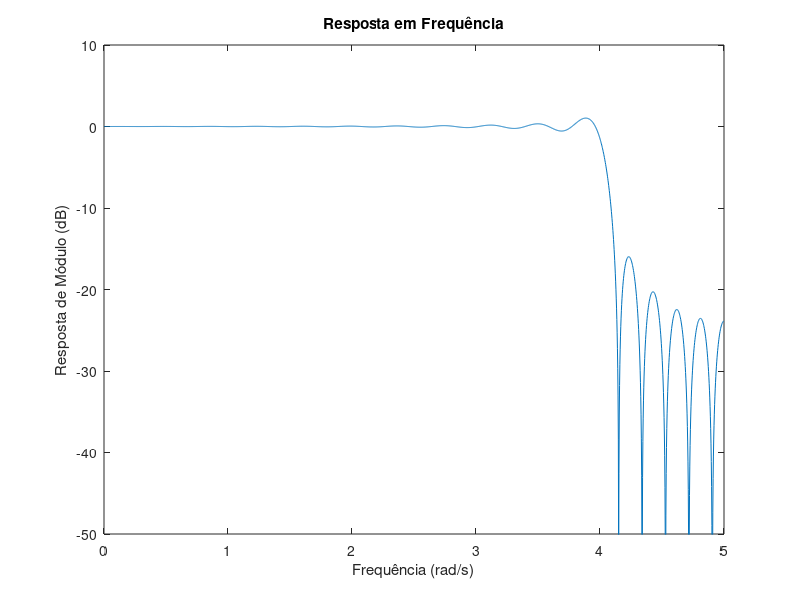
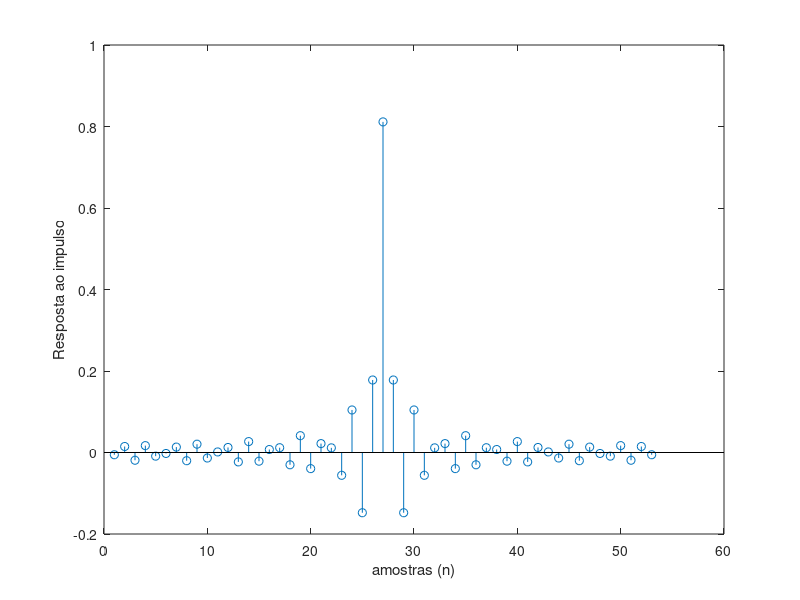

MATLAB code for these plots, in order:
# Projetos de Filtros usando o método da amostragem
# EXEMPLO 5.1 Projete um filtro passa-baixas que satisfaça as especificações a seguir, usando o
# método da amostragem na frequência
# M = 52
# Ωp = 4,0 rad/s
# Ωr = 4,2 rad/s
# Ωs = 10,0 rad/s
# Diniz, Paulo S. R.; Silva, Eduardo A. B. da; Netto, Sergio L.. Processamento Digital de Sinais: Projeto e
# Análise de Sistemas (p. 314). Edição do Kindle.

% Usamos um tipo do filtro 1 porque ele pode atuar como todo o tipo de filtro.
% Basta manipularmos onde ficam os ones e onde ficam os zeros

clear all

% Dados do problema
M = 52;
N = M+1;
Omega_p = 4;
Omega_r = 4.2;
Omega_s = 10;

% Fazendo o filtro passa_baixas: 

kp = floor(N*Omega_p/Omega_s);
kr = floor(N*Omega_r/Omega_s);


if (kr-kp)>1
    kp=kr-1;
end

% Permite as primeiras bandas e rejeita as últimas, passa baixas

A = [ones(1,kp+1) zeros(1,M/2-kr+1)];

% Algoritmo do tipo 1

k = 1:M/2;

for n=0:M,
    h(n+1) = A(1) + 2*sum((-1).^k.*A(k+1).*cos(pi.*k*(1+2*n)/N));
end;

h = h./N;

[H,w]=freqz(h,1,2048,Omega_s);

% Plot da resposta em frequência
figure(1)
plot(w,20*log10(abs(H)))
axis([0 5 -50 10])
ylabel('Resposta de Módulo (dB)');
xlabel('Frequência (rad/s)');
title('Resposta em Frequência')

% Plot da resposta ao impulso
figure(2)
stem(h)
ylabel('Resposta ao impulso');
xlabel('amostras (n)');